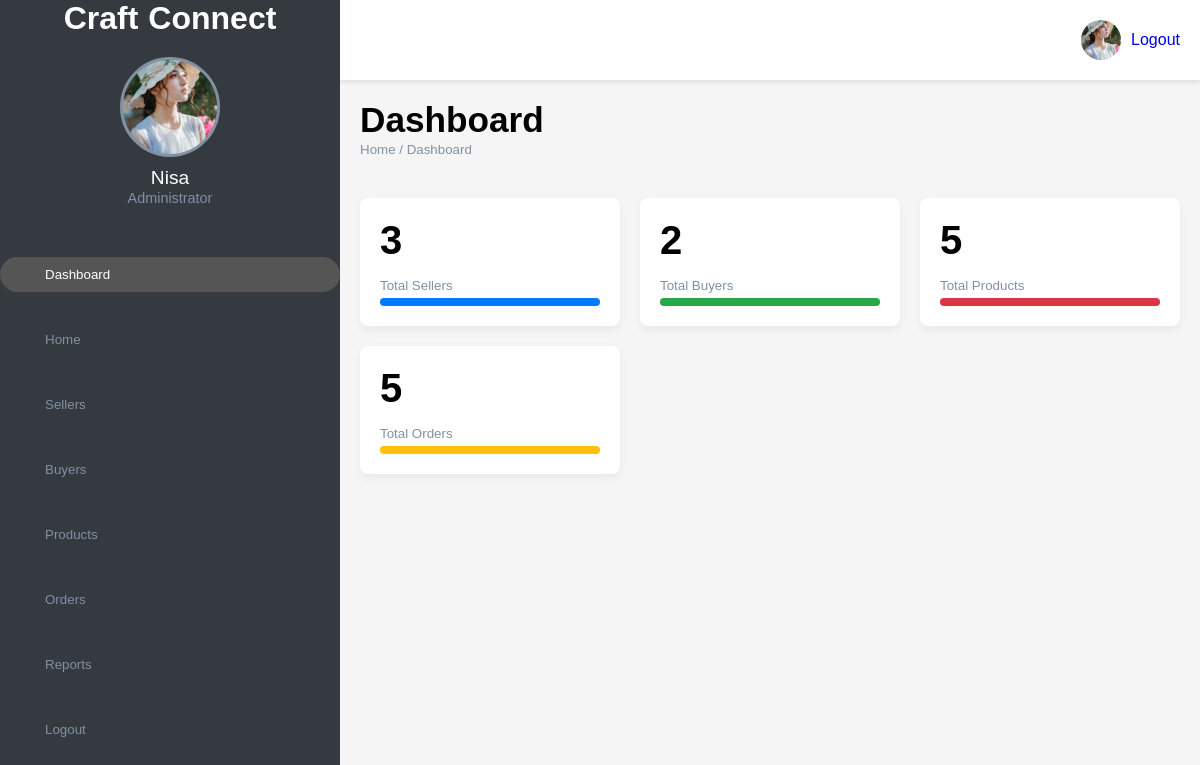
/admin/admin-dashboard.php (signed in), run on the app's committed database.
### tables this page shows
CREATE TABLE `users` (
  `id` int(11) NOT NULL,
  `name` varchar(100) NOT NULL,
  `email` varchar(100) NOT NULL,
  `password` text NOT NULL,
  `phone` varchar(15) DEFAULT NULL,
  `role` enum('buyer','seller','admin') NOT NULL,
  `profile_pic` varchar(255) DEFAULT NULL,
  `created_at` timestamp NOT NULL DEFAULT current_timestamp(),
  `status` enum('pending','approved','removed') NOT NULL DEFAULT 'pending'
);

### admin/admin-dashboard.php (the view, shortened to what this page needs)
<?php
$conn = new mysqli("localhost", "root", "", "craftconnect");
$admin_id = $_SESSION['admin_id'];
$admin_sql = "SELECT name, profile_pic FROM users WHERE id = ?";
$admin_stmt = $conn->prepare($admin_sql);
$admin_stmt->bind_param("i", $admin_id);
$admin_stmt->execute();
$admin_result = $admin_stmt->get_result();
$admin = $admin_result->fetch_assoc();
$profile_img = !empty($admin['profile_pic']) ? '../' . htmlspecialchars($admin['profile_pic']) : '../img/admin.jpg';
$admin_name = htmlspecialchars($admin['name'] ?? 'Administrator');
$stmt = $conn->prepare("SELECT COUNT(*) AS c FROM users WHERE role = 'seller'");
$stmt->execute();
$totalSellers = $stmt->get_result()->fetch_assoc()['c'];
$stmt = $conn->prepare("SELECT COUNT(*) AS c FROM users WHERE role = 'buyer'");
$stmt->execute();
$totalBuyers = $stmt->get_result()->fetch_assoc()['c'];
$stmt = $conn->prepare("SELECT COUNT(*) AS c FROM products");
$stmt->execute();
$totalProducts = $stmt->get_result()->fetch_assoc()['c'];
$stmt = $conn->prepare("SELECT COUNT(*) AS c FROM orders");
$stmt->execute();
$totalOrders = $stmt->get_result()->fetch_assoc()['c'];
?>
<!DOCTYPE html>
<html lang="en">
<head>
    <link rel="stylesheet" href="style.css">
    <link rel="stylesheet" href="https://maxst.icons8.com/vue-static/landings/line-awesome/line-awesome/1.3.0/css/line-awesome.min.css">
</head>
<body>
    <div class="sidebar">
        <div class="side-header">
           <h1 class="m-0 display-5 font-weight-semi-bold">
                        <span class="text-primary font-weight-bold border px-3 mr-1">Craft</span>Connect
                    </h1>
        </div>
        <div class="side-content">
             <div class="profile">
    <div class="profile-img bg-img" style="background-image: url('<?php echo $profile_img; ?>')"></div>
    <h4><?php echo $admin_name; ?></h4>
    <small>Administrator</small>
</div>
            <div class="side-menu">
                <ul>
                    <li><a href="admin-dashboard.php" class="active"><span class="las la-home"></span><small>Dashboard</small></a></li>
                    <li><a href="../home/index.php"><span class="las la-user-shield"></span><small>Home</small></a></li>
                    <li><a href="sellers.php"><span class="las la-user-tie"></span><small>Sellers</small></a></li>
                    <li><a href="buyers.php"><span class="las la-users"></span><small>Buyers</small></a></li>
                    <li><a href="products.php"><span class="las la-box"></span><small>Products</small></a></li>
                    <li><a href="orders.php"><span class="las la-shopping-cart"></span><small>Orders</small></a></li>
                    <li><a href="reports.php"><span class="las la-chart-line"></span><small>Reports</small></a></li>
                    <li><a href="../home/logout.php"><span class="las la-sign-out-alt"></span><small>Logout</small></a></li>
                </ul>
            </div>
        </div>
    </div>
    <div class="main-content">
         <header>
        <div class="header-menu">
          <div class="user">
    <div class="bg-img" style="background-image: url('<?php echo $profile_img; ?>')"></div>
    <span><a href="../home/logout.php">Logout</a></span>
</div>
        </div>
    </header>
        <main>
            <div class="page-header">
                <h1>Dashboard</h1>
                <small>Home / Dashboard</small>
            </div>
            <div class="page-content">
                <div class="analytics">
                    <div class="card">
                        <div class="card-head">
                            <h2><?php echo $totalSellers; ?></h2>
                        </div>
                        <div class="card-progress">
                            <small>Total Sellers</small>
                            <div class="card-indicator">
                                <div class="indicator one" style="width: 100%"></div>
                            </div>
                        </div>
                    </div>
                    <div class="card">
                        <div class="card-head">
                            <h2><?php echo $totalBuyers; ?></h2>
                        </div>
                        <div class="card-progress">
                            <small>Total Buyers</small>
                            <div class="card-indicator">
                                <div class="indicator two" style="width: 100%"></div>
                            </div>
                        </div>
                    </div>
                    <div class="card">
                        <div class="card-head">
                            <h2><?php echo $totalProducts; ?></h2>
                        </div>
                        <div class="card-progress">
                            <small>Total Products</small>
                            <div class="card-indicator">
                                <div class="indicator three" style="width: 100%"></div>
                            </div>
                        </div>
                    </div>
                    <div class="card">
                        <div class="card-head">
                            <h2><?php echo $totalOrders; ?></h2>
                        </div>
                        <div class="card-progress">
                            <small>Total Orders</small>
                            <div class="card-indicator">
                                <div class="indicator four" style="width: 100%"></div>
                            </div>
                        </div>
                    </div>
                </div>
            </div>
        </main>
    </div>
</body>
</html>

### admin/style.css (style rules this page uses)
:root { --main-color: #555555; --color-dark: #343a40; --text-grey: #8390A2; --bg-color: #f5f5f5; }
* { padding: 0; margin: 0; box-sizing: border-box; list-style-type: none; text-decoration: none; font-family: 'Poppins', sans-serif; }
body { background-color: var(--bg-color); margin: 0 !important; padding: 0 !important; width: 100vw; overflow-x: hidden; }
.sidebar { width: 340px; height: 100%; position: fixed; left: 0; top: 0; background-color: var(--color-dark); z-index: 100; transition: width 300ms; }
.side-header { box-sizing: 30px 20px; color: #fff; display: flex; align-items: center; justify-content: center; }
.side-header span { color: #fff; font-size: 2rem; display: inline-block; margin-right: 10px; }
.side-content { display: flex; flex-direction: column; align-items: center; padding: 20px 0; }
.profile { text-align: center; margin-bottom: 20px; }
.profile .bg-img { height: 100px; width: 100px; background-size: cover; background-position: center; margin: auto; border-radius: 50%; border: 3px solid var(--text-grey); }
.profile h4 { color: #fff; margin-top: 10px; font-size: 1.2rem; font-weight: 500; }
.profile small { color: var(--text-grey); font-size: 0.9rem; }
.side-menu { width: 100%; margin-top: 20px; }
.side-menu li { padding: 10px 0; margin-bottom: 10px; }
.side-menu a { color: var(--text-grey); display: block; padding: 10px 30px; display: flex; align-items: center; transition: background-color 0.3s, color 0.3s; }
.side-menu a:hover, .side-menu a.active { background-color: var(--main-color); color: #fff; border-radius: 20px; }
.main-content { margin-left: 340px; transition: margin-left 300ms; }
header { background-color: #fff; display: flex; justify-content: space-between; align-items: center; padding: 20px; position: sticky; top: 0; z-index: 99; box-shadow: 0 2px 5px rgba(0, 0, 0, 0.1); }
.header-menu { margin-left: auto; }
.user { display: flex; align-items: center; }
.user .bg-img { height: 40px; width: 40px; border-radius: 50%; background-size: cover; background-position: center; margin-right: 10px; }
.user span { color: var(--text-grey); cursor: pointer; }
main { padding: 20px; }
.page-header { margin-bottom: 20px; }
.page-header h1 { font-size: 2.2rem; font-weight: 600; }
.page-header small { color: var(--text-grey); }
.page-content { padding: 20px 0; }
.analytics { display: grid; grid-template-columns: repeat(auto-fit, minmax(200px, 1fr)); grid-gap: 20px; margin-bottom: 20px; }
.card { background-color: #fff; padding: 20px; border-radius: 8px; box-shadow: 0 4px 10px rgba(0, 0, 0, 0.05); }
.card-head { display: flex; justify-content: space-between; align-items: center; }
.card-head h2 { font-size: 2.5rem; font-weight: 600; }
.card-progress { margin-top: 15px; }
.card-progress small { display: block; margin-bottom: 5px; color: var(--text-grey); }
.card-indicator { background-color: var(--bg-color); border-radius: 5px; height: 8px; }
.indicator { height: 100%; border-radius: 5px; }
.indicator.one { background-color: #007bff; }
.indicator.two { background-color: #28a745; }
.indicator.three { background-color: #dc3545; }
.indicator.four { background-color: #ffc107; }

### data on the page
users: profile_pic (picture), name "Nisa"

### other printed values
$totalSellers "3"
$totalBuyers "2"
$totalProducts "5"
$totalOrders "5"
